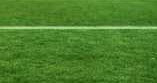
#> input picture ITEM 50-59/ITEM52 OpenCV_Histogram/image/test3.jpg, 157 x 83 px
$ python 6calcBackProject_use.py
#> lines starting #> are read from the running program, lines starting #| are printed output that depends on the picture; after the words box and inside, x2 and y2 are one past the last pixel; in counts of white or black regions, pixels touching at a corner belong together
import cv2


def main():
    # 感兴趣区域图片
    roi = cv2.imread('image/test3.jpg')
#> roi is the input picture: shape (83, 157, 3); mean B, G, R 42.6, 127.6, 76.3
    # 目标图片
    target = cv2.imread('image/test2.jpg')
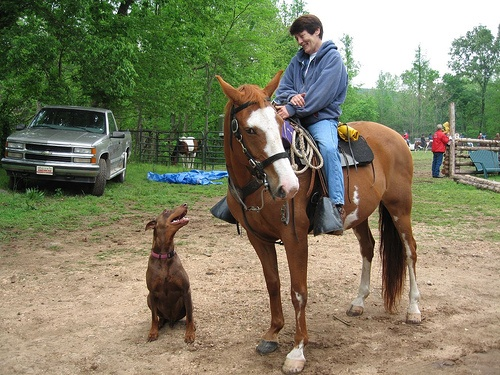
#> input picture 7yolov3_detect/image/test2.jpg, 500 x 375 px, found by its file name
#> target is the input picture: shape (375, 500, 3); mean B, G, R 101, 127.1, 128.4
    if roi is None or target is None:
        print('Could not open or find the images!')
        return -1
    hsv = cv2.cvtColor(roi, cv2.COLOR_BGR2HSV)
#> hsv: shape (83, 157, 3); mean H, S, V 48, 172.5, 127.6
    hsvt = cv2.cvtColor(target, cv2.COLOR_BGR2HSV)
#> hsvt: shape (375, 500, 3); mean H, S, V 35.6, 91.9, 141.1
    # 计算颜色直方图
    roihist = cv2.calcHist([hsv], [0, 1], None, [180, 256], [0, 180, 0, 256])
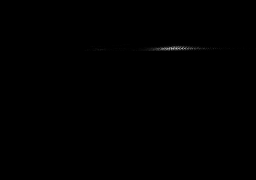
#> roihist: shape (180, 256) float32; min 0, max 188, mean 0.3
    # 归一化图片
    cv2.normalize(roihist, roihist, 0, 255, cv2.NORM_MINMAX)
#> roihist: shape (180, 256) float32; 1.39% of pixels changed, all inside (x1, y1, x2, y2) = (84, 44, 256, 52)
    # 返回匹配结果图像，dst为一张二值图，白色区域表示匹配到的目标
    dst = cv2.calcBackProject([hsvt], [0, 1], roihist, [0, 180, 0, 256], 1)
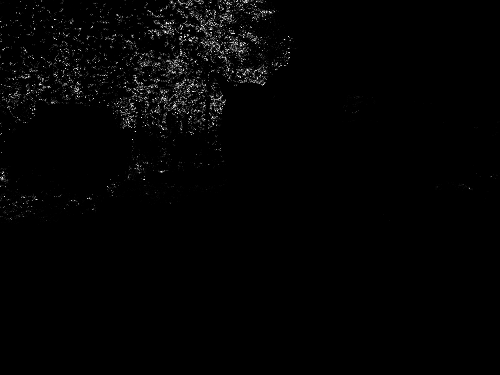
#> dst: shape (375, 500); min 0, max 255, mean 3.3
    # 应用线性滤波器，理解成去噪就行了
    disc = cv2.getStructuringElement(cv2.MORPH_ELLIPSE, (7, 7))
    cv2.filter2D(dst, -1, disc, dst)
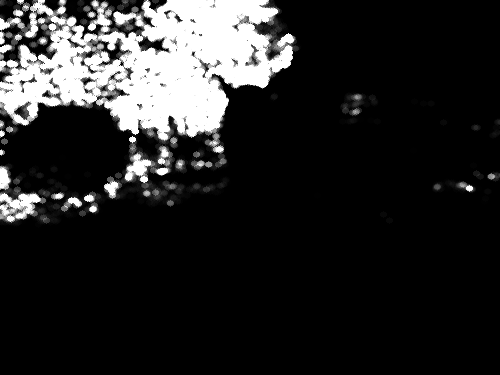
#> dst: shape (375, 500); min 0, max 255, mean 38.5
    # 阈值过滤
    ret, thresh = cv2.threshold(dst, 50, 255, 0)
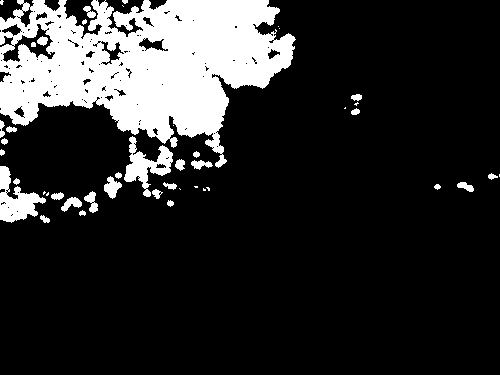
#> thresh: shape (375, 500); 17.4% white; 45 white regions (15 under 20 px), largest, box (x1, y1, x2, y2) and area: (0, 0, 296, 168) 28303, (0, 166, 46, 223) 1218, (124, 136, 173, 197) 1155
    # 将thresh转换为3通道图
    thresh = cv2.merge((thresh, thresh, thresh))
    # 从图片中提取感兴趣区域
    res = cv2.bitwise_and(target, thresh)
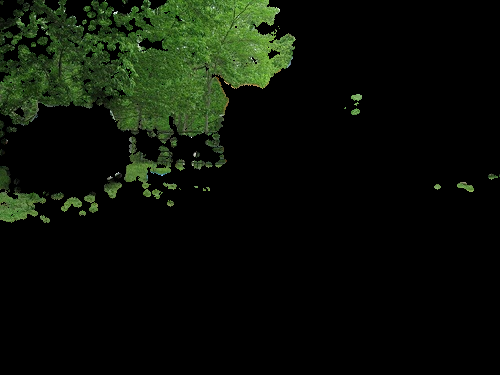
#> res: shape (375, 500, 3); mean B, G, R 7.2, 16.6, 10.7
    cv2.imshow("target", target)
    cv2.imshow("thresh", thresh)
    cv2.imshow("res", res)
    cv2.waitKey(0)
    cv2.destroyAllWindows()
    return 0


if __name__ == "__main__":
    main()
